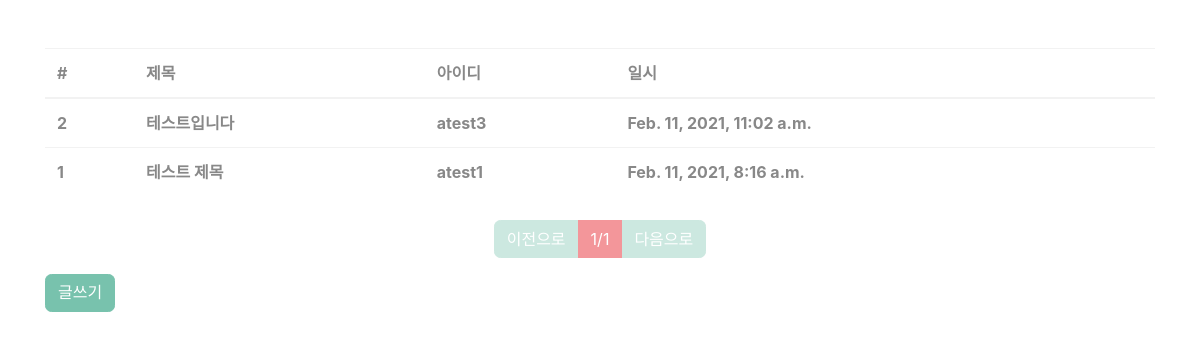
/board/list/, run on an earlier commit of the app's database.
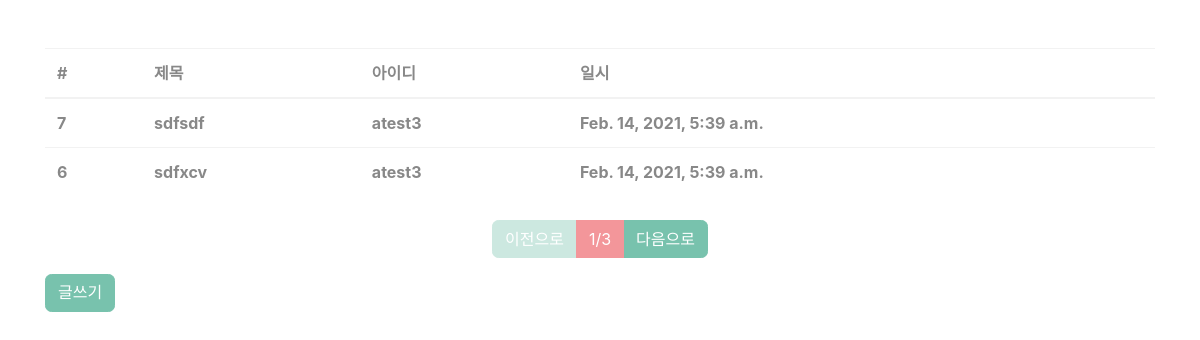
And on a later commit of the database.
### board/models.py (models this page shows, shortened)
class Board(models.Model):
    title = models.CharField(max_length=128, verbose_name='제목')
    contents = models.TextField(verbose_name='내용')
    writer = models.ForeignKey('fcuser.Fcuser', verbose_name='작성자',      # 외래키는 주키와 연결되므로 지정하지 않아도된다.
                               on_delete=models.CASCADE)                    # SET.null / default 등 지정가능
    tags = models.ManyToManyField('tag.Tag', verbose_name='태그')
    registered_dttm = models.DateTimeField(
        auto_now_add=True, verbose_name='등록시간')
    class Meta:
        db_table = 'fastcampus_board'
        verbose_name = '패스트캠퍼스 게시글'
        verbose_name_plural = '패스트캠퍼스 게시글'     # 복수단어 처리

### fcuser/models.py (models this page shows)
class Fcuser(models.Model):
    username = models.CharField(max_length=32, verbose_name='사용자명')
    password = models.CharField(max_length=64, verbose_name='비밀번호')
    useremail = models.EmailField(max_length=128, verbose_name='이메일')
    registered_dttm = models.DateTimeField(
        auto_now_add=True, verbose_name='등록시간')
    def __str__(self):
        return self.username
    class Meta:
        db_table = 'fastcampus_fcuser'
        verbose_name = '패스트캠퍼스 사용자'
        verbose_name_plural = '패스트캠퍼스 사용자'     # 복수단어 처리

### board/views.py (the view)
# urls.py: path('list/', views.board_list),
def board_list(request):
    all_boards = Board.objects.all().order_by('-id')    # - 역순 의미
    paginator = Paginator(all_boards, 2)
    page = int(request.GET.get('p', 1))
    boards = paginator.get_page(page)       # p안에 있는 p번째 페이지의 항목들(행들)을 넘기겠다.
    return render(request, 'board_list.html', {'boards': boards})

### board/templates/board_list.html
{% extends "base.html" %}
{% block contents %}
<div class="row mt-5">
    <div class="col-12">
        <table class="table">
           <thead>
               <tr>
                   <th>#</th>
                   <th>제목</th>
                   <th>아이디</th>
                   <th>일시</th>
               </tr>
           </thead>
           <tbody>
            {% for board in boards %}
            <tr>
                <th><a href="/board/detail/{{board.id}}/" style="color:#888888;">{{board.id}}</a></th>
                <th><a href="#" style="color: #888888;">{{board.title}}</a></th>
                <th>a{{board.writer}}</th>
                <th>{{board.registered_dttm}}</th>
            </tr>
            {% endfor %}
        </tbody>
        </table>
    </div>
</div>
<div class="row mt-2">
    <div class="col-12">
        <nav>
            <ul class="pagination justify-content-center">
                {% if boards.has_previous %}
                <li class="page-item"><a class="page-link"  href="?p={{ boards.previous_page_number }}">이전으로</a></li>
                {% else %}
                <li class="page-item disabled"><a class="page-link"  href="#">이전으로</a></li>
                {% endif %}
                <li class="page-item active">
                    <a href="#" class="page-link">{{ boards.number}}/{{ boards.paginator.num_pages}}</a>
                </li>
                {% if boards.has_next %}
                <li class="page-item"><a class="page-link"  href="?p={{ boards.next_page_number }}">다음으로</a> </li>
                {% else %}
                <li class="page-item disabled"><a class="page-link"  href="#">다음으로</a></li>
                {% endif %}
            </ul>
        </nav>
    </div>
</div>
<div class="row">
    <div class="col-12">
        <button type="button" class="btn btn-primary" onclick="location.href='/board/write/'">글쓰기</button>
    </div>
</div>
{% endblock %}

What changed in the data, as far as the page shows it:
no longer on this page (row unchanged): Board: id "2", title "테스트입니다", writer "test3", registered_dttm "Feb. 11, 2021, 11:02 a.m."
no longer on this page (row unchanged): Board: id "1", title "테스트 제목", writer "test1", registered_dttm "Feb. 11, 2021, 8:16 a.m."
added Board: id "7", title "sdfsdf", writer "test3", registered_dttm "Feb. 14, 2021, 5:39 a.m."
added Board: id "6", title "sdfxcv", writer "test3", registered_dttm "Feb. 14, 2021, 5:39 a.m."
Also different on the page:
{{ boards.paginator.num_pages }}: "1" → "3"
